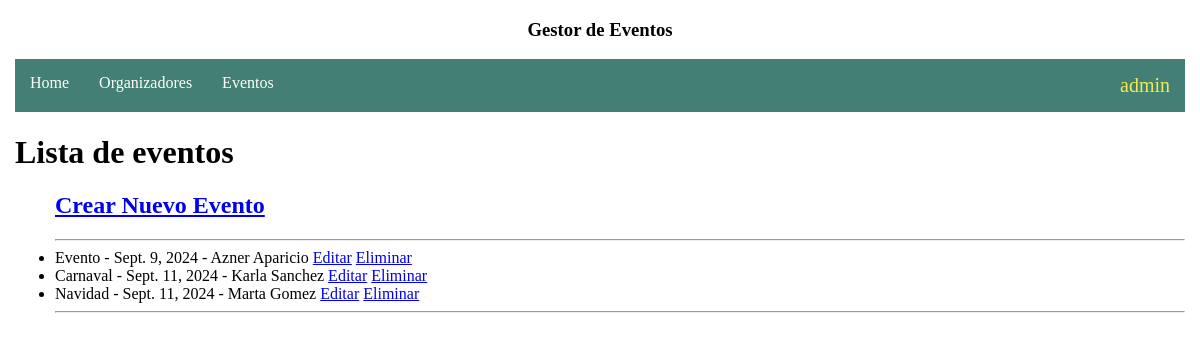
/gestor_eventos/eventos/ (signed in), run on the app's committed database.
### eventos/models.py (models this page shows)
class evento(models.Model):
    nombre_event = models.CharField(max_length=100)
    fecha = models.DateField(auto_now_add=True)
    organizador_relacion = models.ForeignKey(organizador, on_delete = models.CASCADE)

class organizador(models.Model):
    nombre_org = models.CharField(max_length=100)
    def __str__(self):
        return self.nombre_org

### eventos/views.py (the view)
# urls.py: path("eventos/", lista_eventos.as_view(), name = "lista_Eventos"),
class lista_eventos(ListView):
    model = evento
    template_name = 'lista_eventos.html'

### eventos/templates/lista_eventos.html (shortened to what this page needs)
<!doctype html>
<html lang="en">
  <head>
  </head>
  <body>
    <h3>Gestor de Eventos</h3>
        <nav class="navbar">
        <ul>
            <li><a href="{% url 'eventosApp:pagina_principal' %}">Home</a></li>
            <li><a href="{% url 'eventosApp:lista_organizadores' %}">Organizadores</a></li>
            <li><a href="{% url 'eventosApp:lista_Eventos' %}">Eventos</a></li>
            <span>{{request.user}}</span>
        </ul>
        </nav>
    <h1>Lista de eventos</h1>
    <ul>
        <a href="{% url 'eventosApp:crear_Eventos' %}"><h2>Crear Nuevo Evento</h2></a>
        <hr/>
        {% for evento in object_list %}
            <li>{{ evento.nombre_event }} - {{ evento.fecha }} - {{ evento.organizador_relacion }} <a href="{% url 'eventosApp:editar_Eventos' evento.id%}">Editar</a> <a href="{% url 'eventosApp:borrar_Eventos' evento.id%}">Eliminar</a></li>
        {% endfor %}
        <hr/>
    </ul>
  </body>
</html>

### eventos/templates/lista_eventos.html (style rules this page uses)
body { margin: 15px; }
h3 { text-align: center; }
span { color: rgb(243, 235, 81); text-decoration: none; padding: 15px; display: block; text-align: right; font-size: 20px; }
.navbar ul { list-style-type: none; background-color: #437f74; padding: 0px; overflow: hidden; }
.navbar a { color: white; text-decoration: none; padding: 15px; display: block; text-align: center; }
.navbar li { float: left; }

### data on the page
evento: nombre_event "Evento", fecha "Sept. 9, 2024", organizador_relacion "Azner Aparicio"
evento: nombre_event "Carnaval", fecha "Sept. 11, 2024", organizador_relacion "Karla Sanchez"
evento: nombre_event "Navidad", fecha "Sept. 11, 2024", organizador_relacion "Marta Gomez"

### other printed values
{{ request.user }} "admin"
